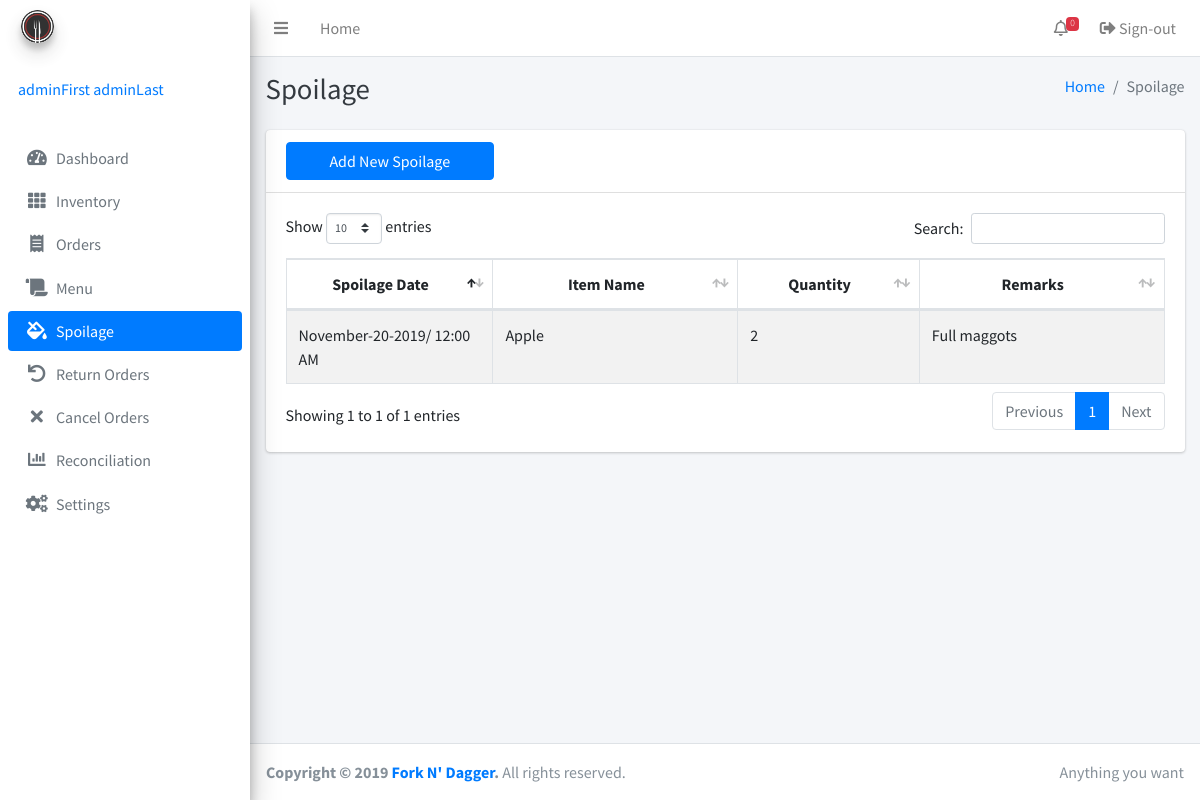
The page /spoilage.php (signed in) on the database as committed earlier.
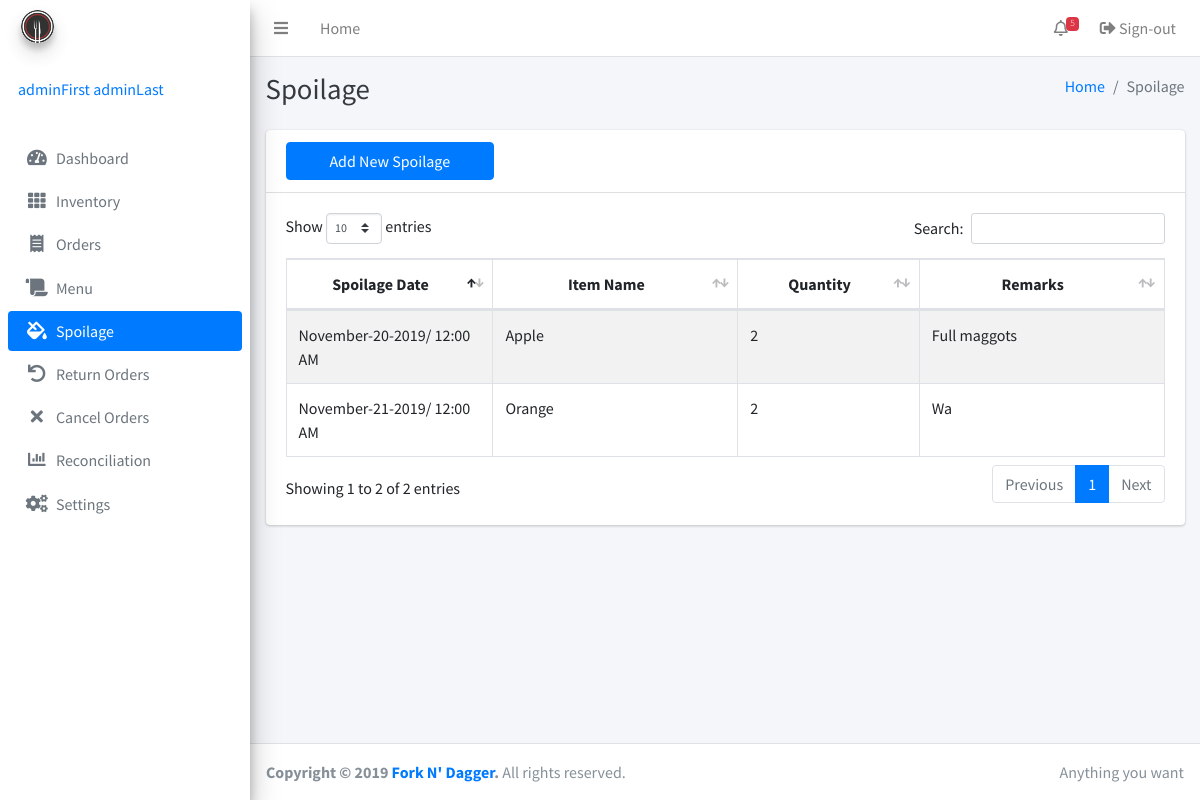
The same page on the database as committed later.
### tables this page shows
CREATE TABLE IF NOT EXISTS `spoilage` (
  `id` bigint(255) NOT NULL AUTO_INCREMENT,
  `inventoryID` int(255) NOT NULL,
  `quantity` decimal(65,2) NOT NULL,
  `remarks` varchar(255) NOT NULL,
  `spoilagedate` varchar(255) NOT NULL,
  `timestamp` timestamp(6) NOT NULL,
  `adminID` int(255) NOT NULL,
  PRIMARY KEY (`id`)
);

CREATE TABLE IF NOT EXISTS `inventory` (
  `id` bigint(255) NOT NULL AUTO_INCREMENT,
  `itemname` varchar(255) NOT NULL,
  `description` varchar(255) NOT NULL,
  `quantity` decimal(65,2) UNSIGNED NOT NULL,
  `lowquantity` decimal(65,2) DEFAULT NULL,
  `categoryID` int(255) DEFAULT NULL,
  `unitID` int(255) DEFAULT NULL,
  `timestamp` timestamp(6) NOT NULL,
  `adminID` int(255) NOT NULL,
  PRIMARY KEY (`id`)
);

### spoilage.php (the view, shortened to what the changed rows need)
<?php include 'inc/session.php'; ?>
<?php include 'inc/header.php'; ?>
<body class="hold-transition sidebar-mini">
<div class="wrapper">
<?php
include 'inc/navbar.php'; ?>
  <div class="content-wrapper">
    <div class="content-header">
      <div class="container-fluid">
        <div class="row mb-2">
          <div class="col-sm-6">
            <h1 class="m-0 text-dark">Spoilage</h1>
          </div>
        </div>
      </div>
    </div>
    <div class="content">
      <div class="container-fluid">
        <div class="row">
          <div class="col-12">
            <div class="card">
              <div class="card-header">
                <div class="row">
                </div>
              </div>
              <div class="card-body">
                <table class="table table-bordered table-striped display">
                  <thead>
                  <tr align="center">
                    <th width="120">Spoilage Date</th>
                    <th width="150">Item Name</th>
                    <th width="100">Quantity</th>
                    <th width="150">Remarks</th>
                  </tr>
                  </thead>
                  <tbody>
                  <?php
                  $getAllSpoilage = mysqli_query($conn, "SELECT *, spoilage.quantity as spoqty FROM spoilage join inventory on inventory.id = spoilage.inventoryID");
                  while($row = mysqli_fetch_assoc($getAllSpoilage)) {
                  ?>
                    <tr>
                      <td><?php echo date('F-j-Y/ g:i A',strtotime($row['spoilagedate']));  ?></td>
                      <td><?php echo ucwords($row['itemname']); ?></td>
                      <td><?php echo (-1 * $row['spoqty']); ?></td>
                      <td><?php echo ucfirst($row['remarks']); ?></td>
                    </tr>
                  <?php
                  }
                  ?>
                  </tbody>
                </table>
              </div>
            </div>
          </div>
        </div>
      </div>
    </div>
  </div>
</div>
</body>
</html>

### inc/navbar.php (shortened to what the changed rows need)
<nav class="main-header navbar navbar-expand navbar-white navbar-light">
  <ul class="navbar-nav ml-auto">
    <li class="nav-item dropdown">
      <a class="nav-link" data-toggle="dropdown" href="#">
        <i class="far fa-bell"></i>
      <?php
      $result3 = mysqli_query($conn, "SELECT count(*) as counted FROM inventory where lowquantity >= quantity or quantity = 0");
       $row1 = mysqli_fetch_assoc($result3);
       $counted = $row1['counted'];
       echo '<span class="badge badge-danger navbar-badge">'.$counted.'</span>';
      ?>
      </a>
    </li>
  </ul>
</nav>

Rows that differ between the two databases and show on the page:
added spoilage: spoilagedate "November-21-2019/ 12:00 AM", inventoryID.itemname "Orange", -1*$row['spoqty'] "2", remarks "Wa"
Other text that changed with them:
$counted: "0" → "5"
text written by a page script: "Show entries Search: Showing 1 to 1 of 1 entries Previous 1 Next" → "Show entries Search: Showing 1 to 2 of 2 entries Previous 1 Next"
